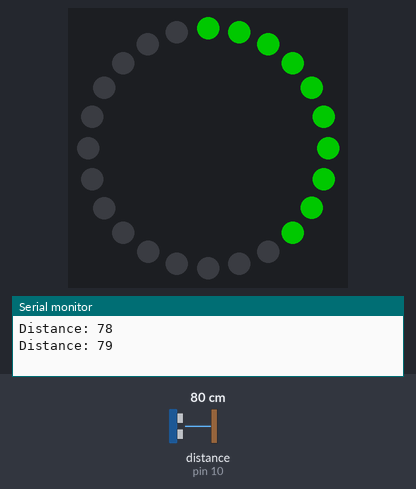
This sketch was run on a simulated Arduino Uno, built with avr-gcc and run on an emulated ATmega328P. Parts: 24 RGB LEDs in a ring, first at the top, clockwise, the last lines printed to the serial monitor. Wiring (inferred from the names in the program): ultrasonic range finder: trigger pin 9; echo pin 10. Inputs (shaded band) come from the test bench; at power-on: distance to the obstacle (sensor on pin 10) 80 cm. The echo pulse lasts 58.3 µs per cm; dim RGB values are drawn brighter than linear.

Above: at 4.6 s.
4.7 s: distance to the obstacle (sensor on pin 10) set to 9 cm
9.5 s: distance to the obstacle (sensor on pin 10) set to 60 cm
14.3 s: distance to the obstacle (sensor on pin 10) set to 2 cm
At 15.1 s:
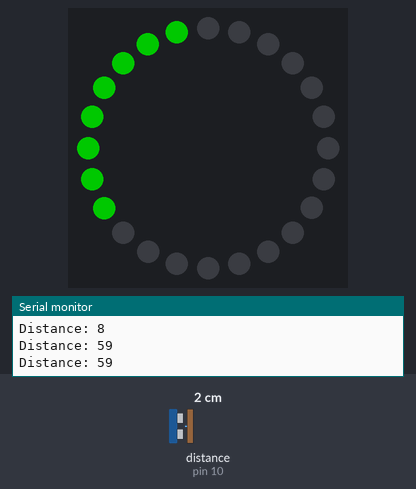
19.1 s: distance to the obstacle (sensor on pin 10) set to 120 cm
At 21.97 s:
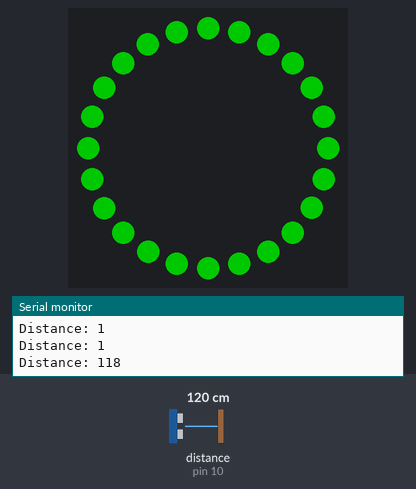

The sketch:

FinalCodingChallange.ino
```cpp
// Include the Neopixel library
#include <Adafruit_NeoPixel.h>

//------------- NEOPIXEL --------------------
// Declare and initialise global GPIO pin constant for Neopixel ring
const byte neoPin = 11;

// Declare and initialise global constant for number of pixels
const byte neoPixels = 24;

// Declare and initialise variable for Neopixel brightness
byte neoBright = 100;

// Create new Neopixel ring object
Adafruit_NeoPixel ring = Adafruit_NeoPixel(neoPixels, neoPin, NEO_GRB);

//------------- DISTANCE SENSOR --------------------
// defines pins numbers
const int trigPin = 9;
const int echoPin = 10;
// defines variables
long duration;
int distance;

void setup() {
  //------------- NEOPIXEL
    // Initialise the ring
  ring.begin();
  ring.setBrightness(neoBright);
  ring.show();

  pinMode(trigPin, OUTPUT); // Sets the trigPin as an Output
  pinMode(echoPin, INPUT); // Sets the echoPin as an Input
  Serial.begin(9600); // Starts the serial communication

  //Buttons
  pinMode(4, INPUT_PULLUP);
  pinMode(5, INPUT_PULLUP);
  pinMode(6, INPUT_PULLUP);
}

void loop() {
  //DISYANCE SENSOR
    // Clears the trigPin
  digitalWrite(trigPin, LOW);
  delayMicroseconds(2);
  // Sets the trigPin on HIGH state for 10 micro seconds
  digitalWrite(trigPin, HIGH);
  delayMicroseconds(10);
  digitalWrite(trigPin, LOW);
  // Reads the echoPin, returns the sound wave travel time in microseconds
  duration = pulseIn(echoPin, HIGH);
  // Calculating the distance
  distance = duration * 0.034 / 2;
  // Prints the distance on the Serial Monitor
  Serial.print("Distance: ");
  Serial.println(distance);


  //NEOPIXEL
  // put your main code here, to run repeatedly:
  // Turn on pixels
  for(int i = 0; i < neoPixels; i++){
    ring.setPixelColor(i, ring.Color(0,255,0));
    ring.show();
    delay(distance);
  }

  // Turn off pixels
  for(int i = 0; i < neoPixels; i++){
    ring.setPixelColor(i, ring.Color(0,0,0));
    ring.show();
    delay(distance);
  }

/*
  int redButton = digitalRead(4);
  int greenButton = digitalRead(5);
  int blueButton = digitalRead(6);


  if (redButton == HIGH) {
    Serial.println("RED BUTTON PRESSED");
  } else {
    Serial.println("RED BUTTON NOT PRESSED");
  }
*/
}
```
